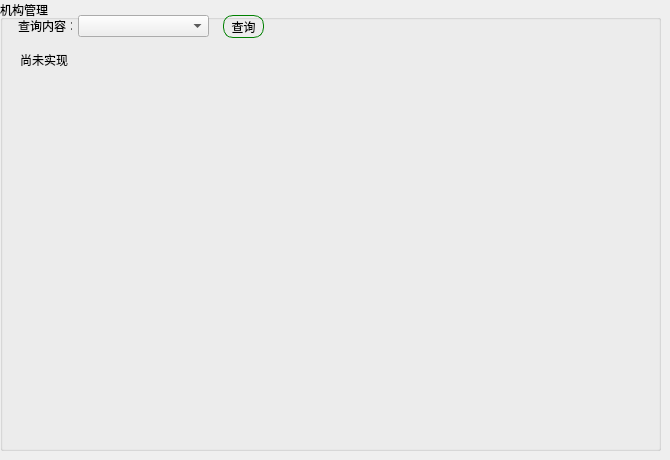
    <widget class="QWidget" name="page_9">
     <widget class="QGroupBox" name="groupBox_12">
      <property name="geometry">
       <rect>
        <x>0</x>
        <y>0</y>
        <width>661</width>
        <height>451</height>
       </rect>
      </property>
      <property name="title">
       <string>机构管理</string>
      </property>
      <widget class="QLabel" name="label_11">
       <property name="geometry">
        <rect>
         <x>20</x>
         <y>50</y>
         <width>241</width>
         <height>20</height>
        </rect>
       </property>
       <property name="text">
        <string>尚未实现</string>
       </property>
      </widget>
      <widget class="QPushButton" name="BtnAgencySelection">
       <property name="geometry">
        <rect>
         <x>223</x>
         <y>15</y>
         <width>41</width>
         <height>23</height>
        </rect>
       </property>
       <property name="styleSheet">
        <string notr="true">border: 1px solid green;
border-radius:10px;
</string>
       </property>
       <property name="text">
        <string>查询</string>
       </property>
      </widget>
      <widget class="QLabel" name="label_93">
       <property name="geometry">
        <rect>
         <x>18</x>
         <y>20</y>
         <width>54</width>
         <height>12</height>
        </rect>
       </property>
       <property name="styleSheet">
        <string notr="true"/>
       </property>
       <property name="text">
        <string>查询内容：</string>
       </property>
      </widget>
      <widget class="QComboBox" name="comboBox_5">
       <property name="geometry">
        <rect>
         <x>78</x>
         <y>15</y>
         <width>131</width>
         <height>22</height>
        </rect>
       </property>
      </widget>
     </widget>
    </widget>
